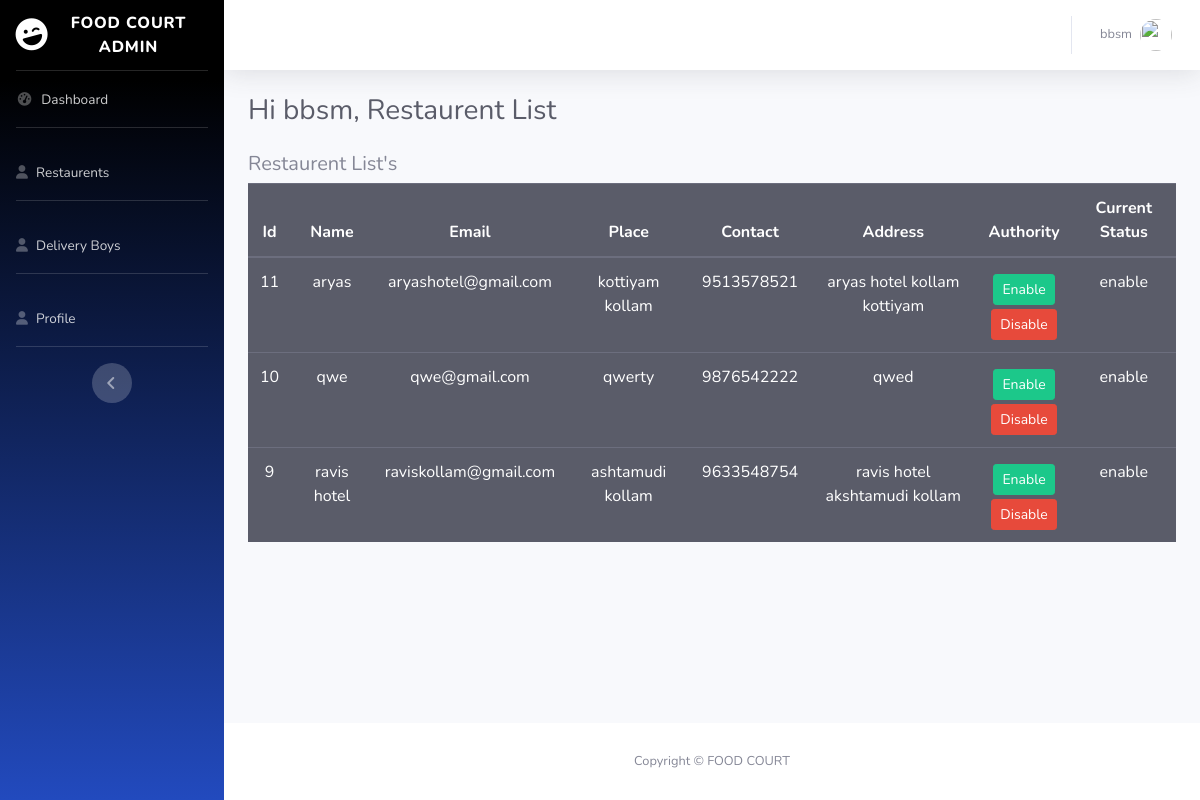
/Admin/admin_restaurent.php (signed in), run on the app's committed database.
### tables this page shows
CREATE TABLE `restaurents` (
  `rid` int(11) NOT NULL,
  `rname` varchar(30) NOT NULL,
  `runame` varchar(40) NOT NULL,
  `remail` varchar(45) NOT NULL,
  `rplace` varchar(100) NOT NULL,
  `rcontactno` bigint(10) NOT NULL,
  `raddress` text NOT NULL,
  `rpwd` varchar(30) NOT NULL,
  `status` varchar(20) NOT NULL
);

### Admin/admin_restaurent.php (the view, shortened to what this page needs)
<?php
 include_once "../inc/dbh.inc.php";
?>
<!DOCTYPE html>
<html lang="en">
<head>
  <link href="css/sb-admin-2.min.css" rel="stylesheet">
</head>
<body id="page-top">
  <div id="wrapper">
    <ul class="navbar-nav bg-gradient-primary sidebar sidebar-dark accordion" id="accordionSidebar">
      <a class="sidebar-brand d-flex align-items-center justify-content-center" href="index.html">
        <div class="sidebar-brand-icon rotate-n-15">
          <i class="fas fa-laugh-wink"></i>
        </div>
        <div class="sidebar-brand-text mx-3">Food Court Admin</div>
      </a>
      <hr class="sidebar-divider my-0">
      <li class="nav-item">
        <a class="nav-link" href="admin_index.php">
          <i class="fas fa-fw fa-tachometer-alt"></i>
          <span>Dashboard</span></a>
      </li>
      <hr class="sidebar-divider d-none d-md-block">
      <li class="nav-item">
        <a class="nav-link" href="admin_restaurent.php">
          <i class="fas fa-user"></i>
          <span>Restaurents</span></a>
      </li>
      <hr class="sidebar-divider">
      <li class="nav-item">
        <a class="nav-link" href="admin_dboy.php">
          <i class="fas fa-user"></i>
          <span>Delivery Boys</span></a>
      </li>
      <hr class="sidebar-divider">
      <li class="nav-item">
        <a class="nav-link" href="admin_profile.php">
          <i class="fas fa-user"></i>
          <span>Profile</span></a>
      </li>
      <hr class="sidebar-divider">
      <div class="text-center d-none d-md-inline">
        <button class="rounded-circle border-0" id="sidebarToggle"></button>
      </div>
    </ul>
    <div id="content-wrapper" class="d-flex flex-column">
      <div id="content">
        <nav class="navbar navbar-expand navbar-light bg-white topbar mb-4 static-top shadow">
          <ul class="navbar-nav ml-auto">
            <li class="nav-item dropdown no-arrow">
              <a class="nav-link dropdown-toggle" href="#" id="userDropdown" role="button" data-toggle="dropdown" aria-haspopup="true" aria-expanded="false">
                <span class="mr-2 d-none d-lg-inline text-gray-600 small"><?php echo $_SESSION['ad_uname']; ?></span>
                <img class="img-profile rounded-circle" src="https://source.unsplash.com/QAB-WJcbgJk/60x60">
              </a>
            </li>
          </ul>
        </nav>
        <div class="container-fluid">
          <h1 class="h3 mb-4 text-gray-800">Hi <?php echo $_SESSION['ad_uname']; ?>,
           Restaurent List</h1>
           <table class="table table-responsive-md table-dark text-center">
             <thead>
              <tr><h5>Restaurent List's</h5></tr>
               <tr>
                 <th>Id</th>
                 <th>Name</th>
                 <th>Email</th>
                 <th>Place</th>
                 <th>Contact</th>
                 <th>Address</th>
                 <th>Authority</th>
                 <th>Current Status</th>
               </tr>
               <tbody>
                <?php
                $sql = "select * from restaurents order by rid desc;";
                $result = mysqli_query($con, $sql);
                $resultcheck = mysqli_num_rows($result);
                if ($resultcheck > 0) {
                while ($row = mysqli_fetch_assoc($result)) {
                ?>
                 <tr>
                   <td><?php echo $row['rid']; ?></td>
                   <td><?php echo $row['rname']; ?></td>
                   <td><?php echo $row['remail']; ?></td>
                   <td><?php echo $row['rplace']; ?></td>
                   <td><?php echo $row['rcontactno']; ?></td>
                   <td><?php echo $row['raddress']; ?></td>
                   <td><a class="btn btn-success btn-sm m-1" href="includes/status.inc.php?rid=<?php echo $row['rid']; ?>">Enable</a><br>
                   <a href="includes/statuss.inc.php?rid=<?php echo $row['rid']; ?>" class="btn btn-danger btn-sm">Disable</a></td>
                   <td><?php echo $row['status']; ?></td>
                 </tr>
                   <?php
              }
            } else {
              echo "0 results obtained";
            }
           ?>
               </tbody>
             </thead>
           </table>
        </div>
      </div>
      <footer class="sticky-footer bg-white">
        <div class="container my-auto">
          <div class="copyright text-center my-auto">
            <span>Copyright &copy; FOOD COURT</span>
          </div>
        </div>
      </footer>
    </div>
  </div>
</body>
</html>

### data on the page
restaurents: rid "11", rname "aryas", remail "aryashotel@gmail.com", rplace "kottiyam kollam", rcontactno "9513578521", raddress "aryas hotel kollam kottiyam", status "enable"
restaurents: rid "10", rname "qwe", remail "qwe@gmail.com", rplace "qwerty", rcontactno "9876542222", raddress "qwed", status "enable"
restaurents: rid "9", rname "ravis hotel", remail "raviskollam@gmail.com", rplace "ashtamudi kollam", rcontactno "9633548754", raddress "ravis hotel akshtamudi kollam", status "enable"

### other printed values
$_SESSION['ad_uname'] "bbsm"
